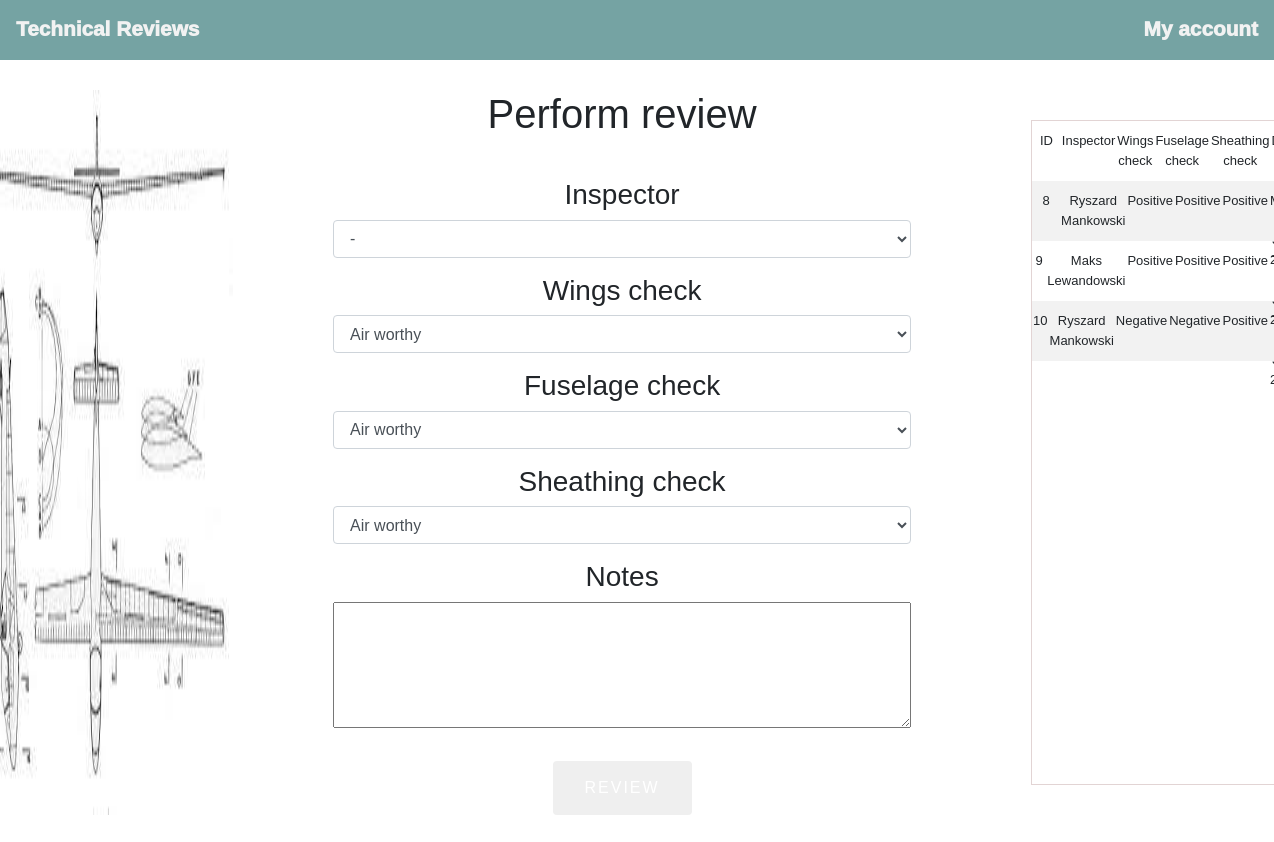
/review/glider/7 (signed in), run on the app's committed database.
### echrono/models.py (models this page shows)
class GliderTechnicalReview(models.Model):
    __tablename__ = "gliderreview"
    date = models.DateTimeField()
    inspector_id = models.ForeignKey(User, on_delete=models.DO_NOTHING)
    glider_id = models.ForeignKey(Glider, on_delete=models.DO_NOTHING)
    wings_check = models.BooleanField(default=False)
    fuselage_check = models.BooleanField(default=False)
    sheathing_check = models.BooleanField(default=False)

class User(models.Model):
    __tablename__ = "user"
    firstname = models.CharField("firstname", max_length=30, blank=False)
    lastname = models.CharField("lastname", max_length=30, blank=False)
    instructor = models.BooleanField("instructor", default=False)
    winch_operator = models.BooleanField("winch_operator", default=False)
    glider_pilot = models.BooleanField("glider_pilot", default=False)
    airplane_pilot = models.BooleanField("airplane_pilot", default=False)
    inspector = models.BooleanField("inspector", default=False)

### review/views.py (the view, shortened to what this page needs)
# urls.py: path('glider/<int:id>', views.glider_review, name='glider'),
def glider_review(request, id):
    if request.user.is_authenticated:
        return render(request, 'review/glider_review.html',
                      {"glider": Glider.objects.filter(id=id).first(),
                       "inspectors": User.objects.filter(inspector=True).all(),
                       "glider_reviews": GliderTechnicalReview.objects.filter(
                           glider_id=Glider.objects.filter(id=id).first()).all()})
    return redirect('home')

### templates/review/glider_review.html (shortened to what this page needs)
{% extends 'base.html' %}
{% load static %}
{% block content %}
<div class="navbar">
    <a href="/review">Technical Reviews</a>
    <a href='/accounts/{{user.id}}'>My account</a>
</div>
<div class="review-container">
    <img src="{% static 'imgs/glider_cross.jpg' %}" width="400px">
    <form method="post" class="review_form">
        <h1 style="margin-bottom:40px;">Perform review</h1>
        <div class="form-group">
            <h3>Inspector</h3>
            <select class="form-control" name="inspector">
                <option value=''>-</option>
            </select>
        </div>
        <div class="form-group">
            <h3>Wings check</h3>
            <select class="form-control" name="wings">
                <option value="true">Air worthy</option>
            </select>
        </div>
        <div class="form-group">
            <h3>Fuselage check</h3>
            <select class="form-control" name="fuselage">
                <option value="true">Air worthy</option>
            </select>
        </div>
        <div class="form-group">
            <h3>Sheathing check</h3>
            <select class="form-control" name="sheathing">
                <option value="true">Air worthy</option>
            </select>
        </div>
        <div class="form-group">
            <h3>Notes</h3>
            <textarea rows="5" cols="60" name="description">
            </textarea>
        </div>
        <button>REVIEW</button>
    </form>
    <table class="reviews_table">
        <tr>
            <td>ID</td>
            <td>Inspector</td>
            <td>Wings check</td>
            <td>Fuselage check</td>
            <td>Sheathing check</td>
            <td>Date</td>
        </tr>
        {% for inspection in glider_reviews %}
        <tr>
            <td>{{inspection.id}}</td>
            <td>{{inspection.inspector_id.firstname}} {{inspection.inspector_id.lastname}}</td>
            {% if inspection.wings_check %}
            <td>Positive</td>
            {% else %}
            <td>Negative</td>
            {% endif %}
            {% if inspection.fuselage_check %}
            <td>Positive</td>
            {% else %}
            <td>Negative</td>
            {% endif %}
            {% if inspection.sheathing_check %}
            <td>Positive</td>
            {% else %}
            <td>Negative</td>
            {% endif %}
            <td>{{inspection.date|date:"D, d M, Y"}}</td>
        </tr>
        {% endfor %}
    </table>
</div>
{% endblock %}

### static/echrono/styles.css (style rules this page uses)
.reviews_table { border: 1px solid #e2d4d4; border-radius: 8px; margin-top: 30px; margin-bottom: 30px; text-align: center; font-size: 13px; display: fixed; width:50em; margin-left: 20px; }
.review_form { text-align:center; margin-left:100px; margin-right:100px; }
.review-container { padding:30px; display: flex; justify-content:center; }
button { border: none; color: white; padding: 15px 32px; text-align: center; text-decoration: none; display: inline-block; font-size: 16px; border-radius: 4px; margin-left: 10px; margin-right: 10px; margin-top: 10px; text-transform: uppercase; letter-spacing: 2px; }
table, #active_table { border: 1px solid #e2d4d4; border-radius: 8px; margin-top: 30px; margin-bottom: 30px; text-align: center; font-size: 13px; display: fixed; overflow: scroll; }
tr { display: flex }
.navbar { place-content: space-between; width: 100%; background-color: #75a3a3; height: 60px; overflow: hidden; }
a { color: #f2f2f2; margin-top: 0.25em; font-weight: bold; font-weight: 1000; font-size: 1.3em; text-align: center; }
tr:nth-child(even) { background-color: #f2f2f2; }
td { padding-top: 10px; padding-bottom: 10px; height: 60px; width: 100%; display: table-cell; vertical-align: bottom ; text-align: middle; }

### data on the page
GliderTechnicalReview: id "8", inspector_id.firstname "Ryszard", inspector_id.lastname "Mankowski", wings_check "Positive", fuselage_check "Positive", sheathing_check "Positive"
GliderTechnicalReview: id "9", inspector_id.firstname "Maks", inspector_id.lastname "Lewandowski", wings_check "Positive", fuselage_check "Positive", sheathing_check "Positive"
GliderTechnicalReview: id "10", inspector_id.firstname "Ryszard", inspector_id.lastname "Mankowski", wings_check "Negative", fuselage_check "Negative", sheathing_check "Positive"
